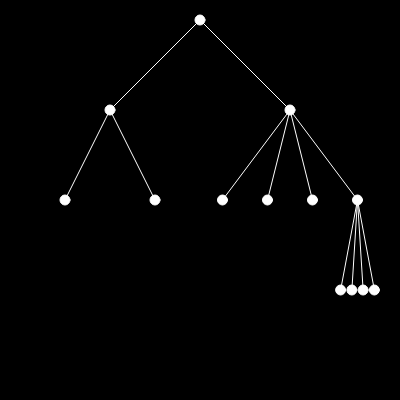
Frame 1 (no input)
Frame 2 (the mouse pressed at the canvas centre, redrawn once): identical to frame 1, image omitted

The p5.js sketch that drew this single still picture (run headless with seeded random() and noise() and a simulated clock; the mouse was pressed at the canvas centre and the sketch redrawn once):

// p5.js sketch
// ── sketch.js
class Tree {
	constructor() {
		this.children = [];
	}

	addChildren(x) {
		this.children.push(x);
	}
}

let H = 90

let t1 = new Tree();
t1.addChildren(new Tree());
t1.addChildren(new Tree());
let t2 = new Tree();
t2.addChildren(new Tree());
t2.addChildren(new Tree());
t2.addChildren(new Tree());

let t4 = new Tree();
t4.addChildren(new Tree());
t4.addChildren(new Tree());
t4.addChildren(new Tree());
t4.addChildren(new Tree());

t2.addChildren(t4);
let t = new Tree();
t.addChildren(t1);
t.addChildren(t2);
function setup() {
	createCanvas(400, 400);
}

function paint(t, l, r, h) {
	circle((l+r)/2, h*H, 10);
	let n = t.children.length
	let d = (r - l) / n;

	for (let i = 0; i < n; ++i) {
		let l2 = l +d*i
		let r2 = l2 + d
		line((l+r)/2, h*H, (l2+r2)/2, (h+1)*H)

		paint(t.children[i], l2, r2, h+1)
	}

}

function draw() {
	background(0);
	translate(width/2, 20);

	stroke(255)
	paint(t, -width/2 + 20, width/2 - 20, 0);

	noLoop();
}
